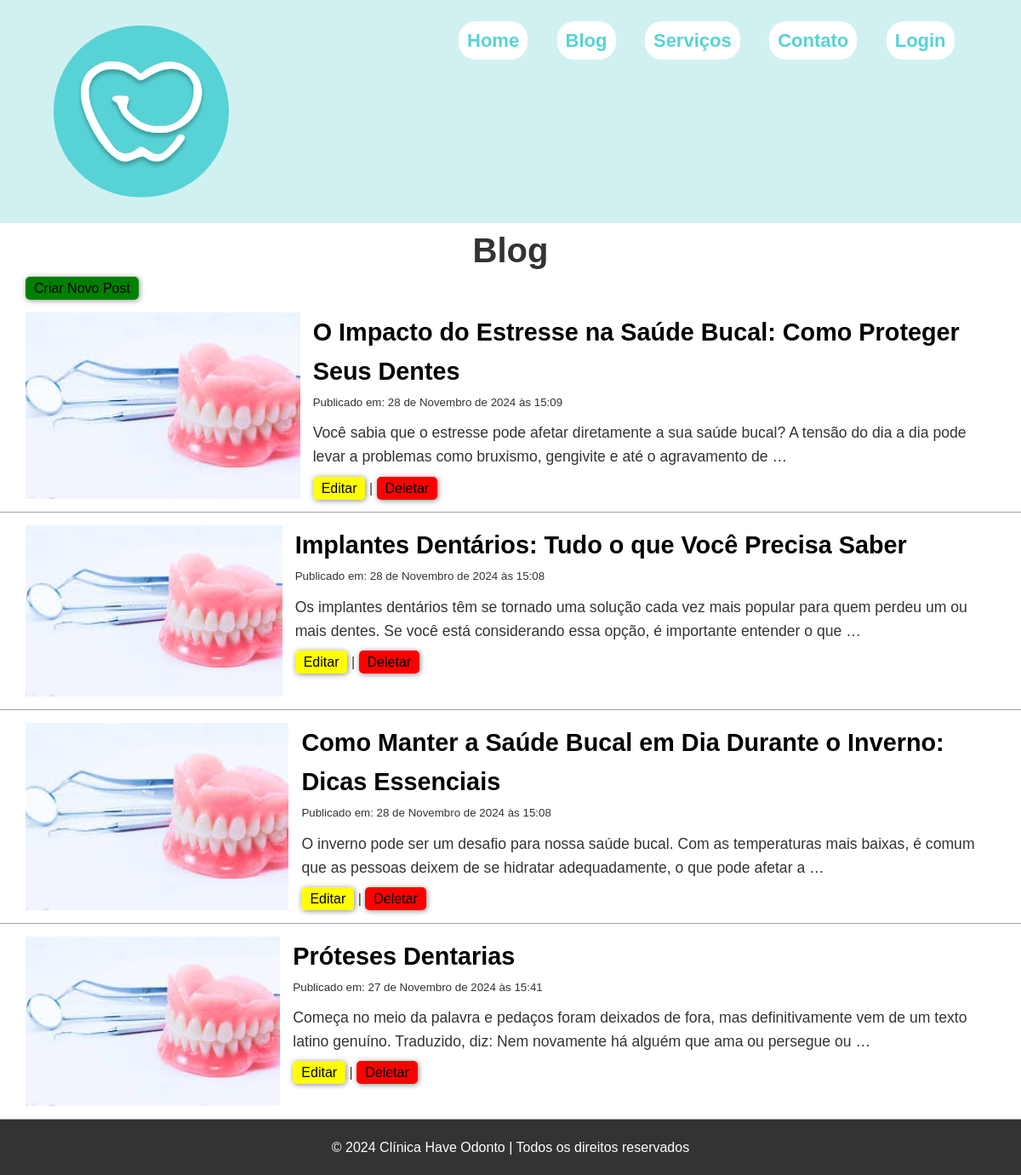
Page /blog/ (signed in) on the committed database.
### blog/models.py (models this page shows, shortened)
class Post(models.Model):
    title = models.CharField(max_length=100)
    description = models.CharField(max_length=200)
    content = models.TextField()
    created_at = models.DateTimeField(auto_now_add=True)
    updated_at = models.DateTimeField(auto_now=True)
    published = models.BooleanField(default=False)
    image = models.ImageField(upload_to='posts/',  default='posts/default.webp')
    class Meta:
        verbose_name = 'Post'
        verbose_name_plural = 'Posts'
        ordering = ['id']

### blog/views.py (the view)
# urls.py: path('blog/', views.post_list, name='post_list'),
def post_list(request):
    posts = Post.objects.filter(published=True).order_by('-created_at')
    return render(request, 'blog/post_list.html', {'posts': posts})

### blog/templates/blog/post_list.html (shortened to what this page needs)
{% load static %}
<!DOCTYPE html>
<html lang="pt-br">
<head>
    <link rel="stylesheet" href="{% static 'blog/css/style.css' %}">
</head>
<body>
    <header>
        <div class="container">
            <div class="navbar-container">
                <nav class="nav">
                    <img src="{% static 'base/img/logo.svg' %}" alt="LOGO Have Odonto" class="cabecalho-imagem">
                    <ul class="navbar-itens">
                        <li><a href="{% url 'home' %}">Home</a></li>
                        <li><a href="{% url 'post_list' %}">Blog</a></li>
                        <li><a href="#servicos">Serviços</a></li>
                        <li><a href="#endereco">Contato</a></li>
                        <li><a href="#" class="default-btn">Login</a></li>
                    </ul>
                </nav>
            </div>
    </header>
    <main>
        <h1 id="title-blog">Blog</h1>
    {% if user.is_superuser %}
            <a href="{% url 'post_create' %}" id="create-post" class="btn-post">Criar Novo Post</a>
    {% endif %}
    <ul>
        {% for post in posts %}
            <li id="list-post">
                <img src="{{ post.image.url }}" alt="{{ post.title }}" id="img-post">
                <div>
                    <h2 id="title-post"><a href="{% url 'post_detail' post.pk %}">{{ post.title }}</a></h2>
                    <small>Publicado em: {{ post.created_at }}</small>
                    <p id="content-post">{{ post.content|truncatewords:30 }}</p>
                    {% if user.is_superuser %}
                    <p>
                        <a href="{% url 'post_edit' post.pk %}" id="edit-post" class="btn-post">Editar</a> |
                        <a href="#" class="btn-post" data-action="delete" data-post-title="{{ post.title }}" data-post-url="{% url 'post_delete' post.pk %}" id="delete-post">Deletar</a>
                    </p>
                    {% endif %}
                </div>
            </li>
        {% endfor %}
    </ul>
    </main>
    <footer>
        <p>&copy; 2024 Clínica Have Odonto | Todos os direitos reservados</p>
    </footer>
</body>
</html>

### blog/static/blog/css/style.css (style rules this page uses)
* { padding: 0; margin: 0; box-sizing: border-box; font-family: 'Arial', sans-serif; color: #333; line-height: 1.6; }
a { text-decoration: none; color: #000; }
ul { list-style-type: none; }
img { max-width: 100%; object-fit: cover; }
header { background-color: #d1f1f1; padding: 30px 0; position: relative; text-align: center; }
header nav ul { list-style: none; }
header nav ul li { display: inline; margin: 0 15px; }
header nav ul li a { color: #57D3D5; background-color: #fff; text-decoration: none; font-weight: bold; font-size: 22px; padding: 10px; border-radius: 20px; }
nav { display: flex; justify-content: space-around; }
#title-blog { text-align: center; font-size: 2.5em; }
#list-post { margin: auto; max-width: 1200px; padding: 15px 30px; display: flex; flex-direction: column; border-bottom: 1px solid #a39e9e; }
#title-post { font-size: 1.8em; }
#content-post { font-size: 1.1em; padding: 10px 0; }
.btn-post { padding: 5px 10px; border-radius: 5px; box-shadow: 1px 1px 6px rgba(0, 0, 0, 0.464); }
#create-post { background-color: green; margin: 30px; }
#edit-post { background-color: yellow; }
#delete-post { background-color: red; }
@media (min-width: 900px) { #list-post { flex-direction: row; } }
@media (min-width: 900px) { #img-post { width: 550px; padding-right: 15px; } }
footer { background-color: #333; text-align: center; padding: 20px; }
footer p { color: white; }

### rows in the picture
Post: image (picture), title "O Impacto do Estresse na Saúde Bucal: Como Proteger Seus Dentes", created_at "28 de Novembro de 2024 às 15:09", content "Você sabia que o estresse pode afetar diretamente a sua saúde bucal? A tensão do dia a dia pode levar a problemas como bruxismo, gengivite e até o agravamento de …"
Post: image (picture), title "Implantes Dentários: Tudo o que Você Precisa Saber", created_at "28 de Novembro de 2024 às 15:08", content "Os implantes dentários têm se tornado uma solução cada vez mais popular para quem perdeu um ou mais dentes. Se você está considerando essa opção, é importante entender o que …"
Post: image (picture), title "Como Manter a Saúde Bucal em Dia Durante o Inverno: Dicas Essenciais", created_at "28 de Novembro de 2024 às 15:08", content "O inverno pode ser um desafio para nossa saúde bucal. Com as temperaturas mais baixas, é comum que as pessoas deixem de se hidratar adequadamente, o que pode afetar a …"
Post: image (picture), title "Próteses Dentarias", created_at "27 de Novembro de 2024 às 15:41", content "Começa no meio da palavra e pedaços foram deixados de fora, mas definitivamente vem de um texto latino genuíno. Traduzido, diz: Nem novamente há alguém que ama ou persegue ou …"
